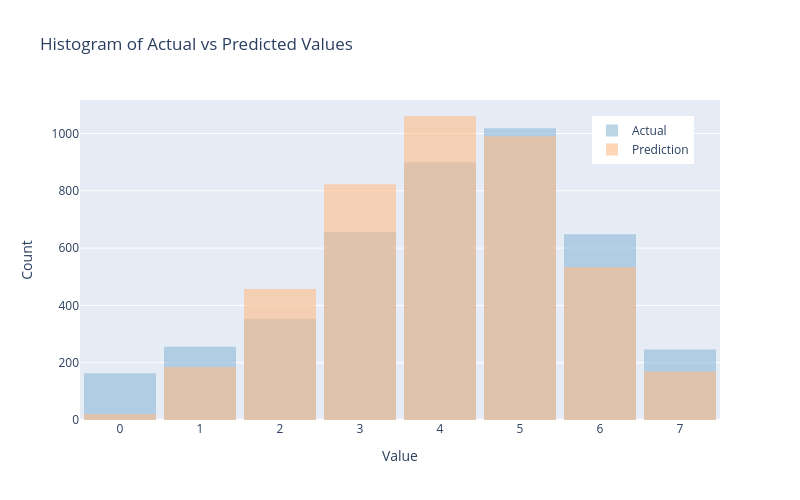

Notebook cell for this chart:
### Code cell
plot_hist_plotly(results_test['actual'].cat.codes, results_test['prediction'])

### Figure 1 — Plotly figure (JSON) as saved in the notebook; plotly's stock layout.template omitted (floating-point values rounded to 4 significant figures; data arrays with more than 128 entries replaced by an {"elided": "..."} marker saying what was removed)
{"data": [{"marker": {"color": "#8fbad8"}, "name": "Actual", "opacity": 0.6, "type": "histogram", "x": {"elided": "4239 int values"}, "xbins": {"end": 7.5, "size": 1, "start": -0.5}}, {"marker": {"color": "#febd89"}, "name": "Prediction", "opacity": 0.6, "type": "histogram", "x": {"elided": "4239 int values"}, "xbins": {"end": 7.5, "size": 1, "start": -0.5}}], "layout": {"bargap": 0.1, "barmode": "overlay", "height": 500, "legend": {"x": 0.8, "y": 0.95}, "title": {"text": "Histogram of Actual vs Predicted Values<br>"}, "width": 800, "xaxis": {"dtick": 1, "tick0": 0, "tickmode": "linear", "title": {"text": "Value"}}, "yaxis": {"title": {"text": "Count"}}}}
